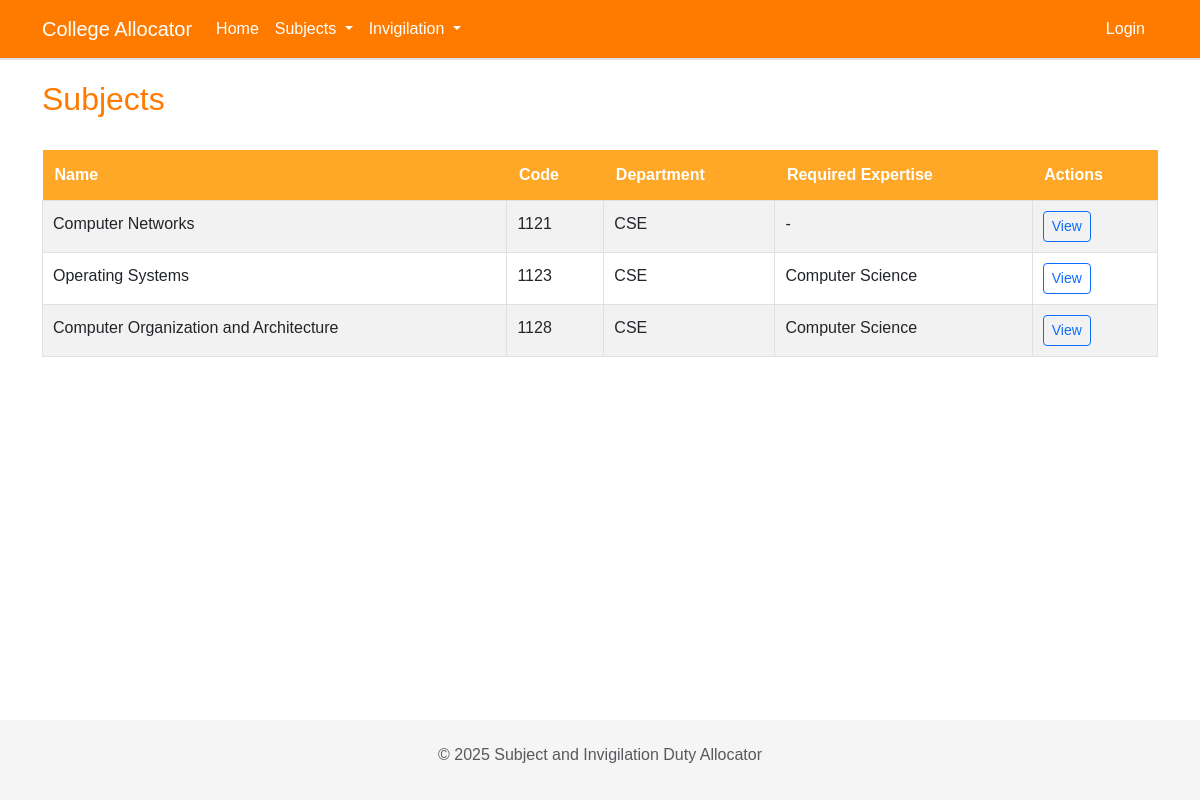
/subjects/, run on the app's committed database.
### core/models.py (models this page shows, shortened)
class Subject(models.Model):
    name = models.CharField(max_length=100)
    code = models.CharField(max_length=20)
    department = models.ForeignKey(Department, on_delete=models.CASCADE)
    required_expertise = models.TextField(help_text="Comma-separated list of required expertise areas")

class Department(models.Model):
    name = models.CharField(max_length=100)
    def __str__(self):
        return self.name

### core/views.py (the view)
# urls.py: path('subjects/', views.SubjectListView.as_view(), name='subject-list'),
class SubjectListView(ListView):
    model = Subject
    template_name = 'subjects/subject_list.html'
    context_object_name = 'subjects'

### core/templates/subjects/subject_list.html (shortened to what this page needs)
{% extends 'base.html' %}
{% load static %}
{% block content %}
<div class="d-flex justify-content-between align-items-center mb-4">
    <h2>Subjects</h2>
</div>
{% if subjects %}
    <div class="table-responsive">
        <table class="table table-striped table-hover">
            <thead>
                <tr>
                    <th>Name</th>
                    <th>Code</th>
                    <th>Department</th>
                    <th>Required Expertise</th>
                    <th>Actions</th>
                </tr>
            </thead>
            <tbody>
                {% for subject in subjects %}
                <tr>
                    <td>{{ subject.name }}</td>
                    <td>{{ subject.code }}</td>
                    <td>{{ subject.department }}</td>
                    <td>{{ subject.required_expertise|truncatechars:50 }}</td>
                    <td>
                        <a href="{% url 'subject-detail' subject.pk %}" class="btn btn-sm btn-outline-primary">View</a>
                    </td>
                </tr>
                {% endfor %}
            </tbody>
        </table>
    </div>
{% else %}
    <div class="alert alert-info">
        No subjects found.
    </div>
{% endif %}
{% endblock %}

### static/css/custom.css (style rules this page uses)
:root { --primary-color: #ff7b00; --secondary-color: #ffa726; --accent-color: #ff9800; --background-color: #ffffff; --text-color: #333333; --light-text-color: #666666; --border-color: #e0e0e0; }
body { background-color: var(--background-color); color: var(--text-color); font-family: 'Arial', sans-serif; line-height: 1.6; }
h1, h2, h3, h4, h5, h6 { color: var(--primary-color); }
a { color: var(--accent-color); }
.table { border-collapse: collapse; width: 100%; }
.table th { background-color: var(--secondary-color); color: white; padding: 12px; text-align: left; }
.table td { border: 1px solid var(--border-color); padding: 10px; }

### data on the page
Subject: name "Computer Networks", code "1121", department "CSE", required_expertise "-"
Subject: name "Operating Systems", code "1123", department "CSE", required_expertise "Computer Science"
Subject: name "Computer Organization and Architecture", code "1128", department "CSE", required_expertise "Computer Science"
